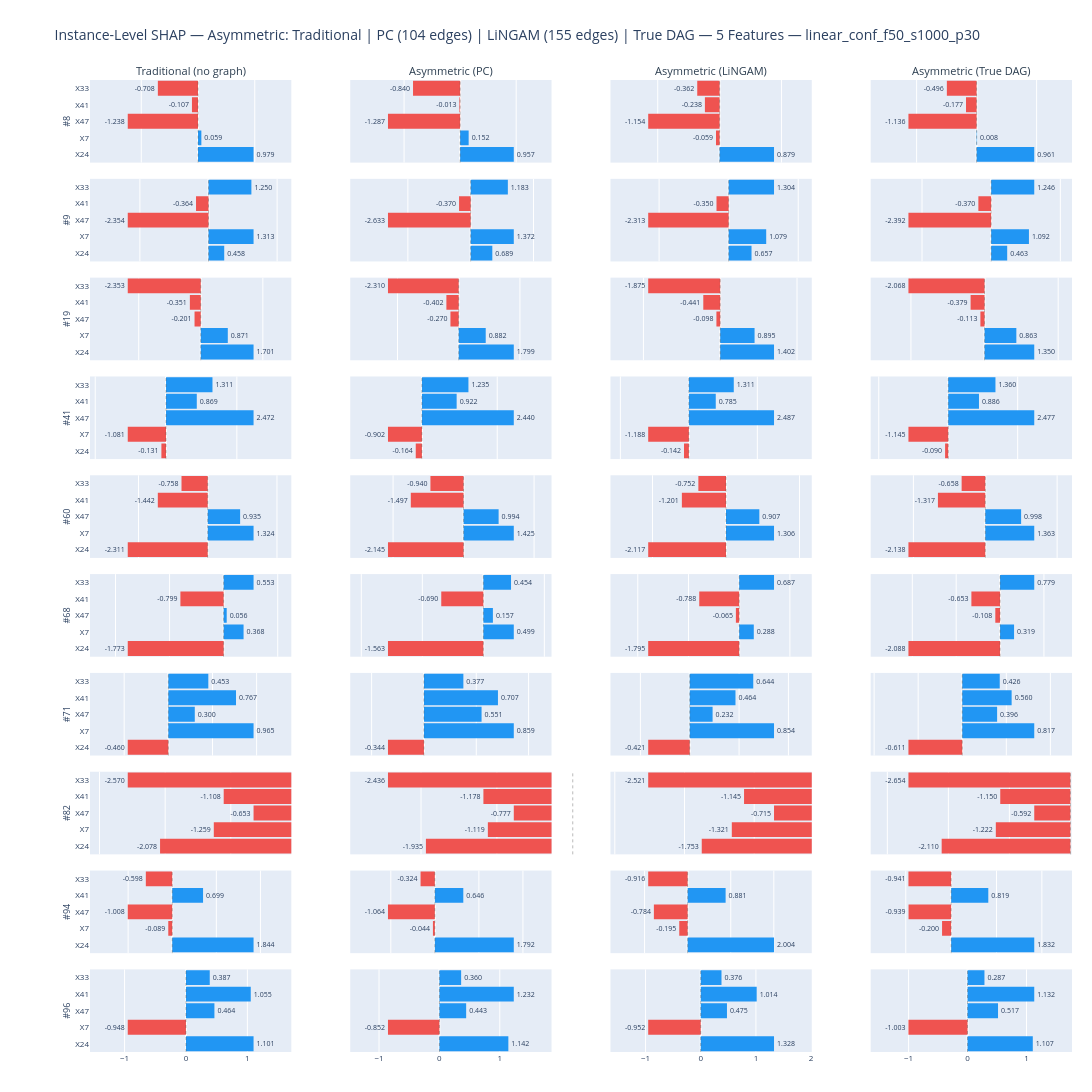

The notebook cell this image was saved under:
### Markdown cell above
### 7.1. SHAP Attribution Comparison: PC vs LiNGAM

Instance-level bar charts and scatter plots comparing Shapley attributions under PC and LiNGAM graphs for the selected features. Columns: Traditional (no graph) | Method (PC) | Method (LiNGAM) | Method (True DAG).

### Code cell
features_names = ["X33", "X41", "X47", "X7", "X24"]
fig_instance_pc_vs_lingam = plot_instance_shap_pc_vs_lingam(
    shap_data, feature_names, scratch_rank, top_features, instance_idx,
    pc_edges, lingam_edges, DATASET, N_TOP_FEATURES,
    features=features_names,
)
